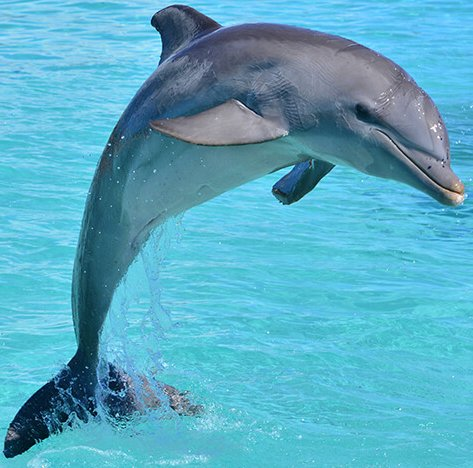
#> input picture notebooks/8-bit/dolphin.jpg, 473 x 468 px
$ jupyter execute 8-bit.ipynb
#> lines starting #> are read from the running program, lines starting #| are printed output that depends on the picture
[cell 1]
# Open cv library
import cv2

# matplotlib for displaying the images
from matplotlib import pyplot as plt

[cell 2]
img = cv2.imread('dolphin.jpg')
#> img is the input picture: shape (468, 473, 3); mean B, G, R 194.5, 170.2, 89.1

[cell 3]
def printI(img):
    rgb = cv2.cvtColor(img, cv2.COLOR_BGR2RGB)
    plt.imshow(rgb)

def printI2(i1, i2):
    fig = plt.figure()
    ax1 = fig.add_subplot(1,2,1)
    ax1.imshow(cv2.cvtColor(i1, cv2.COLOR_BGR2RGB))
    ax2 = fig.add_subplot(1,2,2)
    ax2.imshow(cv2.cvtColor(i2, cv2.COLOR_BGR2RGB))

printI(img)

[cell 4]
def pixelate(img, w, h):
    height, width = img.shape[:2]

    # Resize input to "pixelated" size
    temp = cv2.resize(img, (w, h), interpolation=cv2.INTER_LINEAR)

    # Initialize output image
    return cv2.resize(temp, (width, height), interpolation=cv2.INTER_NEAREST)

img16 = pixelate(img, 16, 16)
#> in pixelate, `return cv2.resize(temp, (width, height), interpolation=cv2.INTER_NEARE..`:
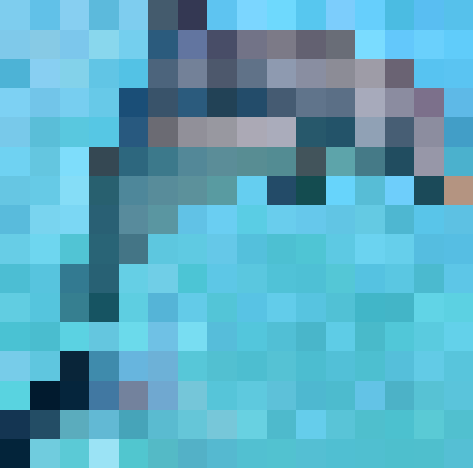
#> returned value: shape (468, 473, 3); mean of channels 0, 1, 2 194.7, 170.4, 90.3; drawn as B, G, R

printI2(img, img16)

[cell 5]
img32 = pixelate(img, 32, 32)
img64 = pixelate(img, 64, 64)
#> call 3 of pixelate, with w = 64, h = 64
#> in pixelate (call 3), `temp = cv2.resize(img, (w, h), interpolation=cv2.INTER_LINEAR)`:
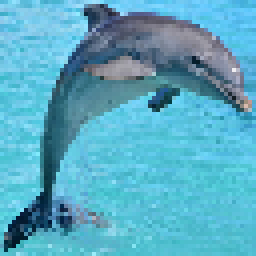
#> temp: shape (64, 64, 3) (shown 4 times larger); mean B, G, R 194.6, 170.3, 89.3
#> in pixelate (call 3), `return cv2.resize(temp, (width, height), interpolation=cv2.INTER_NEARE..`:
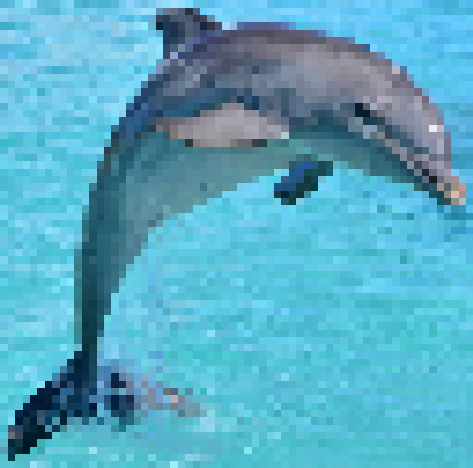
#> returned value: shape (468, 473, 3); mean of channels 0, 1, 2 194.6, 170.3, 89.4; drawn as B, G, R

printI2(img32, img64)
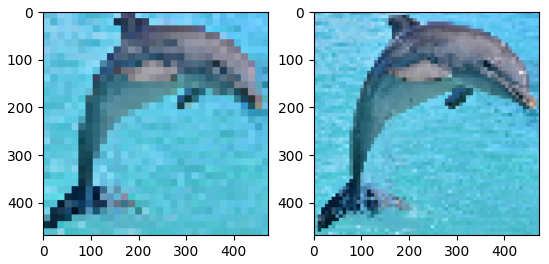
#> figure drawn by matplotlib, 2 panels

[cell 6]
img8 = pixelate(img, 8, 8)
#> call 4 of pixelate, with w = 8, h = 8
#> in pixelate (call 4), `return cv2.resize(temp, (width, height), interpolation=cv2.INTER_NEARE..`:
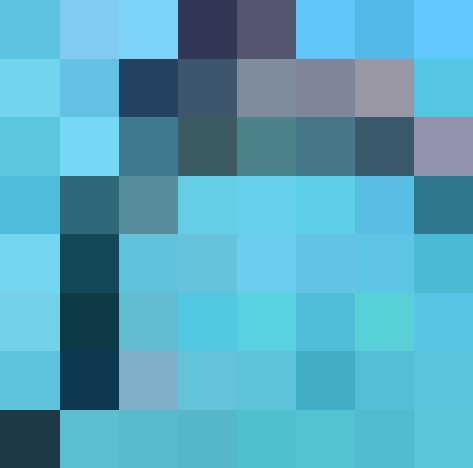
#> returned value: shape (468, 473, 3); mean of channels 0, 1, 2 190.8, 166.9, 86.5; drawn as B, G, R
printI(img8)

[cell 7]
import skimage
from sklearn.cluster import KMeans
from numpy import linalg as LA
import numpy as np

[cell 8]
def colorClustering(idx, img, k):
    clusterValues = []
    for _ in range(0, k):
        clusterValues.append([])

    for r in range(0, idx.shape[0]):
        for c in range(0, idx.shape[1]):
            clusterValues[idx[r][c]].append(img[r][c])

    imgC = np.copy(img)

    clusterAverages = []
    for i in range(0, k):
        clusterAverages.append(np.average(clusterValues[i], axis=0))

    for r in range(0, idx.shape[0]):
        for c in range(0, idx.shape[1]):
            imgC[r][c] = clusterAverages[idx[r][c]]

    return imgC

[cell 9]
def segmentImgClrRGB(img, k):

    imgC = np.copy(img)

    h = img.shape[0]
    w = img.shape[1]

    imgC.shape = (img.shape[0] * img.shape[1], 3)

    #5. Run k-means on the vectorized reponses X to get a vector of labels (the clusters);
    #
    kmeans = KMeans(n_clusters=k, random_state=0).fit(imgC).labels_

    #6. Reshape the label results of k-means so that it has the same size as the input image
    #   Return the label image which we call idx
    kmeans.shape = (h, w)

    return kmeans

[cell 10]
def kMeansImage(image, k):
    idx = segmentImgClrRGB(image, k)
    return colorClustering(idx, image, k)

printI(kMeansImage(img, 5))
#> in kMeansImage, `idx = segmentImgClrRGB(image, k)`:
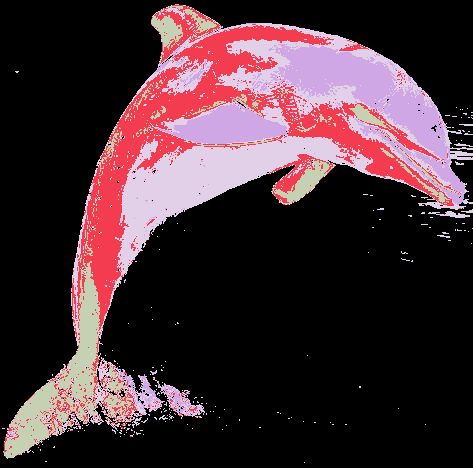
#> idx: shape (468, 473) int32; 5 distinct labels, from 0 to 4; one colour per label, 0 black
#> after the loop in colorClustering, `for r in range(0, idx.shape[0]):`:
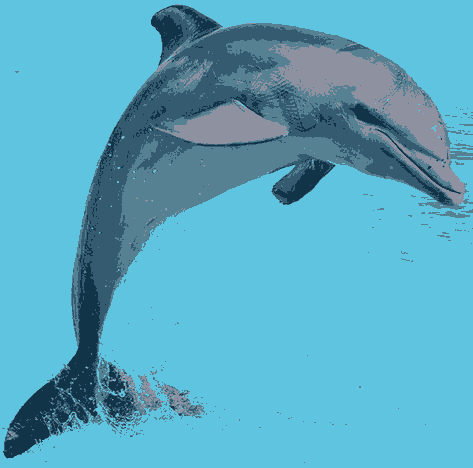
#> imgC: shape (468, 473, 3); mean B, G, R 194.1, 169.6, 88.5

[cell 11]
printI(kMeansImage(img32, 3))
#> call 2 of kMeansImage, with k = 3
#> in kMeansImage (call 2), `idx = segmentImgClrRGB(image, k)`:
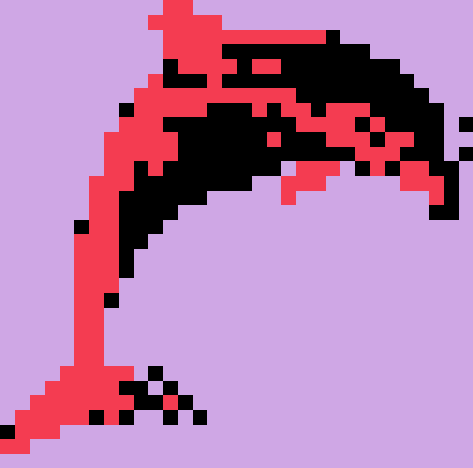
#> idx: shape (468, 473) int32; 3 distinct labels, from 0 to 2; one colour per label, 0 black
#> call 2 of colorClustering, with k = 3
#> after the loop in colorClustering (call 2), `for r in range(0, idx.shape[0]):`:
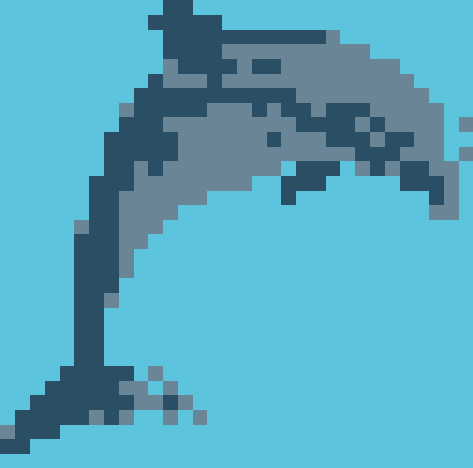
#> imgC: shape (468, 473, 3); mean B, G, R 192.5, 168.6, 87.2

[cell 12]
def printI3(i1, i2, i3):
    fig = plt.figure(figsize=(18,6))
    ax1 = fig.add_subplot(1,3,1)
    ax1.imshow(cv2.cvtColor(i1, cv2.COLOR_BGR2RGB))
    ax2 = fig.add_subplot(1,3,2)
    ax2.imshow(cv2.cvtColor(i2, cv2.COLOR_BGR2RGB))
    ax3 = fig.add_subplot(1,3,3)
    ax3.imshow(cv2.cvtColor(i3, cv2.COLOR_BGR2RGB))
    plt.savefig('trifecta.png')
printI3(img, img32, kMeansImage(img32, 3))
#> in printI3, `plt.savefig('trifecta.png')`:
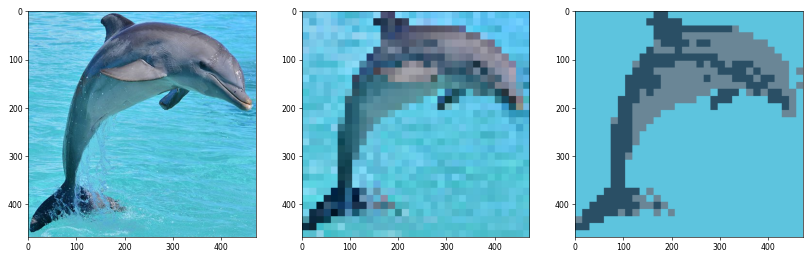
#> figure drawn by matplotlib, 3 panels
